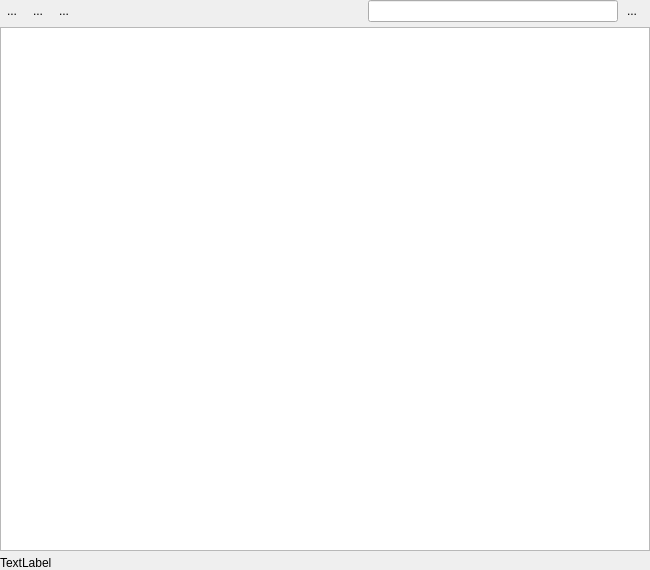
<?xml version="1.0" encoding="UTF-8"?>
<ui version="4.0">
 <class>NetlistBrowserPage</class>
 <widget class="QFrame" name="NetlistBrowserPage">
  <property name="geometry">
   <rect>
    <x>0</x>
    <y>0</y>
    <width>650</width>
    <height>570</height>
   </rect>
  </property>
  <property name="windowTitle">
   <string>Form</string>
  </property>
  <layout class="QHBoxLayout">
   <property name="spacing">
    <number>6</number>
   </property>
   <property name="leftMargin">
    <number>0</number>
   </property>
   <property name="topMargin">
    <number>0</number>
   </property>
   <property name="rightMargin">
    <number>0</number>
   </property>
   <property name="bottomMargin">
    <number>0</number>
   </property>
   <item>
    <widget class="QSplitter" name="splitter_2">
     <property name="orientation">
      <enum>Qt::Horizontal</enum>
     </property>
     <widget class="QFrame" name="frame">
      <property name="sizePolicy">
       <sizepolicy hsizetype="Preferred" vsizetype="Preferred">
        <horstretch>1</horstretch>
        <verstretch>0</verstretch>
       </sizepolicy>
      </property>
      <property name="frameShape">
       <enum>QFrame::NoFrame</enum>
      </property>
      <property name="frameShadow">
       <enum>QFrame::Raised</enum>
      </property>
      <layout class="QVBoxLayout" name="verticalLayout">
       <property name="spacing">
        <number>5</number>
       </property>
       <property name="leftMargin">
        <number>0</number>
       </property>
       <property name="topMargin">
        <number>0</number>
       </property>
       <property name="rightMargin">
        <number>0</number>
       </property>
       <property name="bottomMargin">
        <number>0</number>
       </property>
       <item>
        <widget class="QFrame" name="frame_4">
         <property name="frameShape">
          <enum>QFrame::NoFrame</enum>
         </property>
         <property name="frameShadow">
          <enum>QFrame::Raised</enum>
         </property>
         <layout class="QHBoxLayout" name="horizontalLayout_3">
          <property name="spacing">
           <number>2</number>
          </property>
          <property name="leftMargin">
           <number>0</number>
          </property>
          <property name="topMargin">
           <number>0</number>
          </property>
          <property name="rightMargin">
           <number>0</number>
          </property>
          <property name="bottomMargin">
           <number>0</number>
          </property>
          <item>
           <widget class="QToolButton" name="backward">
            <property name="text">
             <string>...</string>
            </property>
            <property name="icon">
             <iconset resource="../../lay/lay/layResources.qrc">
              <normaloff>:/back_16.png</normaloff>:/back_16.png</iconset>
            </property>
            <property name="autoRaise">
             <bool>true</bool>
            </property>
           </widget>
          </item>
          <item>
           <widget class="QToolButton" name="forward">
            <property name="text">
             <string>...</string>
            </property>
            <property name="icon">
             <iconset resource="../../lay/lay/layResources.qrc">
              <normaloff>:/forward_16.png</normaloff>:/forward_16.png</iconset>
            </property>
            <property name="autoRaise">
             <bool>true</bool>
            </property>
           </widget>
          </item>
          <item>
           <widget class="QToolButton" name="info_button">
            <property name="toolTip">
             <string>Show more information about nets</string>
            </property>
            <property name="text">
             <string>...</string>
            </property>
            <property name="icon">
             <iconset resource="../../lay/lay/layResources.qrc">
              <normaloff>:/info_16.png</normaloff>:/info_16.png</iconset>
            </property>
            <property name="autoRaise">
             <bool>true</bool>
            </property>
           </widget>
          </item>
          <item>
           <spacer name="horizontalSpacer">
            <property name="orientation">
             <enum>Qt::Horizontal</enum>
            </property>
            <property name="sizeHint" stdset="0">
             <size>
              <width>40</width>
              <height>20</height>
             </size>
            </property>
           </spacer>
          </item>
          <item>
           <widget class="lay::DecoratedLineEdit" name="find_text">
            <property name="sizePolicy">
             <sizepolicy hsizetype="Ignored" vsizetype="Fixed">
              <horstretch>1</horstretch>
              <verstretch>0</verstretch>
             </sizepolicy>
            </property>
            <property name="minimumSize">
             <size>
              <width>0</width>
              <height>0</height>
             </size>
            </property>
            <property name="maximumSize">
             <size>
              <width>250</width>
              <height>16777215</height>
             </size>
            </property>
           </widget>
          </item>
          <item>
           <widget class="QToolButton" name="find_button">
            <property name="toolTip">
             <string>Find in netlist</string>
            </property>
            <property name="text">
             <string>...</string>
            </property>
            <property name="icon">
             <iconset resource="../../lay/lay/layResources.qrc">
              <normaloff>:/find.png</normaloff>:/find.png</iconset>
            </property>
            <property name="autoRaise">
             <bool>true</bool>
            </property>
           </widget>
          </item>
          <item>
           <spacer name="horizontalSpacer_2">
            <property name="orientation">
             <enum>Qt::Horizontal</enum>
            </property>
            <property name="sizeType">
             <enum>QSizePolicy::Fixed</enum>
            </property>
            <property name="sizeHint" stdset="0">
             <size>
              <width>6</width>
              <height>20</height>
             </size>
            </property>
           </spacer>
          </item>
         </layout>
        </widget>
       </item>
       <item>
        <widget class="QTreeView" name="directory_tree">
         <property name="sizePolicy">
          <sizepolicy hsizetype="Expanding" vsizetype="Expanding">
           <horstretch>0</horstretch>
           <verstretch>0</verstretch>
          </sizepolicy>
         </property>
         <property name="baseSize">
          <size>
           <width>0</width>
           <height>4</height>
          </size>
         </property>
         <property name="contextMenuPolicy">
          <enum>Qt::ActionsContextMenu</enum>
         </property>
         <property name="selectionMode">
          <enum>QAbstractItemView::ExtendedSelection</enum>
         </property>
         <property name="selectionBehavior">
          <enum>QAbstractItemView::SelectRows</enum>
         </property>
         <property name="uniformRowHeights">
          <bool>true</bool>
         </property>
         <property name="sortingEnabled">
          <bool>true</bool>
         </property>
         <property name="allColumnsShowFocus">
          <bool>true</bool>
         </property>
         <attribute name="headerVisible">
          <bool>false</bool>
         </attribute>
        </widget>
       </item>
       <item>
        <widget class="QFrame" name="frame_3">
         <property name="frameShape">
          <enum>QFrame::NoFrame</enum>
         </property>
         <property name="frameShadow">
          <enum>QFrame::Raised</enum>
         </property>
         <layout class="QHBoxLayout" name="horizontalLayout_2">
          <property name="leftMargin">
           <number>0</number>
          </property>
          <property name="topMargin">
           <number>0</number>
          </property>
          <property name="rightMargin">
           <number>0</number>
          </property>
          <property name="bottomMargin">
           <number>0</number>
          </property>
          <item>
           <widget class="QLabel" name="info_label">
            <property name="text">
             <string>TextLabel</string>
            </property>
           </widget>
          </item>
         </layout>
        </widget>
       </item>
      </layout>
     </widget>
    </widget>
   </item>
  </layout>
  <action name="actionCollapseAll">
   <property name="text">
    <string>Collapse All</string>
   </property>
  </action>
  <action name="actionExpandAll">
   <property name="text">
    <string>Expand All</string>
   </property>
  </action>
  <action name="actionUseRegularExpressions">
   <property name="checkable">
    <bool>true</bool>
   </property>
   <property name="text">
    <string>Use Regular Expressions</string>
   </property>
  </action>
  <action name="actionCaseSensitive">
   <property name="checkable">
    <bool>true</bool>
   </property>
   <property name="text">
    <string>Case Sensitive</string>
   </property>
  </action>
  <action name="actionExportAll">
   <property name="text">
    <string>Export All</string>
   </property>
  </action>
  <action name="actionExportSelected">
   <property name="text">
    <string>Export Selected Nets</string>
   </property>
  </action>
 </widget>
 <customwidgets>
  <customwidget>
   <class>lay::DecoratedLineEdit</class>
   <extends>QLineEdit</extends>
   <header>layWidgets.h</header>
  </customwidget>
 </customwidgets>
 <tabstops>
  <tabstop>directory_tree</tabstop>
 </tabstops>
 <resources>
  <include location="../../lay/lay/layResources.qrc"/>
 </resources>
 <connections>
  <connection>
   <sender>actionCollapseAll</sender>
   <signal>triggered()</signal>
   <receiver>directory_tree</receiver>
   <slot>collapseAll()</slot>
   <hints>
    <hint type="sourcelabel">
     <x>-1</x>
     <y>-1</y>
    </hint>
    <hint type="destinationlabel">
     <x>324</x>
     <y>281</y>
    </hint>
   </hints>
  </connection>
  <connection>
   <sender>actionExpandAll</sender>
   <signal>triggered()</signal>
   <receiver>directory_tree</receiver>
   <slot>expandAll()</slot>
   <hints>
    <hint type="sourcelabel">
     <x>-1</x>
     <y>-1</y>
    </hint>
    <hint type="destinationlabel">
     <x>324</x>
     <y>281</y>
    </hint>
   </hints>
  </connection>
 </connections>
</ui>
